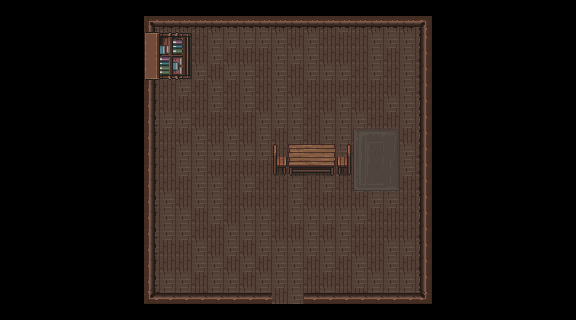

This game map was drawn from its Tiled (.tmx) file and the tilesets committed beside it. A one-line description and the full map source follow:
An orthogonal 36x20 tile map with 16x16 px tiles, 4 tile layers (Background, Terrain, PropsBack, PropsFront), 3 tilesets and 2 objects (Player, Door).

<map version="1.10" tiledversion="1.11.0" orientation="orthogonal" renderorder="right-down" width="36" height="20" tilewidth="16" tileheight="16" infinite="0" nextlayerid="16" nextobjectid="43">
 <editorsettings>
  <export target="house1.json" format="tiled_melon" />
 </editorsettings>
 <properties>
  <property name="music" value="forgotten_halls" />
 </properties>
 <tileset firstgid="1" source="props.tsx" />
 <tileset firstgid="5" source="../player.tsx" />
 <tileset firstgid="7" source="tileset-1.tsx" />
 <layer id="2" name="Background" width="36" height="20">
  <data encoding="csv">
0,0,0,0,0,0,0,0,0,0,0,0,0,0,0,0,0,0,0,0,0,0,0,0,0,0,0,0,0,0,0,0,0,0,0,0,
0,0,0,0,0,0,0,0,0,12,27,27,27,27,12,12,12,27,13,13,27,28,27,13,12,27,12,0,0,0,0,0,0,0,0,0,
0,0,0,0,0,0,0,0,0,13,13,12,13,28,28,12,28,28,13,28,13,27,27,28,28,28,12,0,0,0,0,0,0,0,0,0,
0,0,0,0,0,0,0,0,0,28,28,13,27,12,27,27,13,12,12,12,13,27,27,28,27,12,27,0,0,0,0,0,0,0,0,0,
0,0,0,0,0,0,0,0,0,12,28,13,28,27,12,12,27,12,13,28,12,28,27,28,13,28,13,0,0,0,0,0,0,0,0,0,
0,0,0,0,0,0,0,0,0,27,13,28,13,12,27,28,27,12,13,13,27,27,27,27,13,12,27,0,0,0,0,0,0,0,0,0,
0,0,0,0,0,0,0,0,0,27,27,27,13,28,27,12,13,28,12,13,27,28,27,27,28,28,12,0,0,0,0,0,0,0,0,0,
0,0,0,0,0,0,0,0,0,12,12,12,13,13,27,27,12,12,28,27,28,28,28,27,13,12,28,0,0,0,0,0,0,0,0,0,
0,0,0,0,0,0,0,0,0,13,13,13,28,13,12,27,28,13,12,27,12,28,27,13,12,13,28,0,0,0,0,0,0,0,0,0,
0,0,0,0,0,0,0,0,0,13,27,12,12,28,12,28,28,27,28,13,28,12,28,28,12,28,27,0,0,0,0,0,0,0,0,0,
0,0,0,0,0,0,0,0,0,13,27,28,28,27,13,27,27,12,13,28,27,27,12,12,28,12,27,0,0,0,0,0,0,0,0,0,
0,0,0,0,0,0,0,0,0,13,13,27,12,12,27,12,13,27,28,27,12,13,28,28,12,13,27,0,0,0,0,0,0,0,0,0,
0,0,0,0,0,0,0,0,0,12,28,27,28,12,13,13,13,27,12,13,27,27,27,28,12,13,12,0,0,0,0,0,0,0,0,0,
0,0,0,0,0,0,0,0,0,13,28,28,13,12,27,12,28,27,28,12,12,28,28,27,27,27,12,0,0,0,0,0,0,0,0,0,
0,0,0,0,0,0,0,0,0,12,12,28,27,13,28,12,12,27,13,12,27,12,13,27,13,27,13,0,0,0,0,0,0,0,0,0,
0,0,0,0,0,0,0,0,0,12,13,27,28,27,28,27,28,28,28,28,28,28,27,27,28,12,12,0,0,0,0,0,0,0,0,0,
0,0,0,0,0,0,0,0,0,13,27,13,28,12,27,28,13,12,28,13,28,13,12,13,12,13,13,0,0,0,0,0,0,0,0,0,
0,0,0,0,0,0,0,0,0,28,28,28,27,12,28,13,28,12,12,13,27,13,28,28,28,12,12,0,0,0,0,0,0,0,0,0,
0,0,0,0,0,0,0,0,0,27,28,12,27,28,12,12,28,27,28,27,12,13,27,12,28,12,12,0,0,0,0,0,0,0,0,0,
0,0,0,0,0,0,0,0,0,0,0,0,0,0,0,0,0,0,0,0,0,0,0,0,0,0,0,0,0,0,0,0,0,0,0,0
</data>
 </layer>
 <layer id="1" name="Terrain" width="36" height="20">
  <data encoding="csv">
0,0,0,0,0,0,0,0,0,0,0,0,0,0,0,0,0,0,0,0,0,0,0,0,0,0,0,0,0,0,0,0,0,0,0,0,
0,0,0,0,0,0,0,0,0,7,8,8,8,8,8,8,8,8,8,8,8,8,8,8,8,8,9,0,0,0,0,0,0,0,0,0,
0,0,0,0,0,0,0,0,0,22,0,0,0,0,0,0,0,0,0,0,0,0,0,0,0,0,24,0,0,0,0,0,0,0,0,0,
0,0,0,0,0,0,0,0,0,22,0,0,0,0,0,0,0,0,0,0,0,0,0,0,0,0,24,0,0,0,0,0,0,0,0,0,
0,0,0,0,0,0,0,0,0,22,0,0,0,0,0,0,0,0,0,0,0,0,0,0,0,0,24,0,0,0,0,0,0,0,0,0,
0,0,0,0,0,0,0,0,0,22,0,0,0,0,0,0,0,0,0,0,0,0,0,0,0,0,24,0,0,0,0,0,0,0,0,0,
0,0,0,0,0,0,0,0,0,22,0,0,0,0,0,0,0,0,0,0,0,0,0,0,0,0,24,0,0,0,0,0,0,0,0,0,
0,0,0,0,0,0,0,0,0,22,0,0,0,0,0,0,0,0,0,0,0,0,0,0,0,0,24,0,0,0,0,0,0,0,0,0,
0,0,0,0,0,0,0,0,0,22,0,0,0,0,0,0,0,0,0,0,0,0,0,0,0,0,24,0,0,0,0,0,0,0,0,0,
0,0,0,0,0,0,0,0,0,22,0,0,0,0,0,0,0,0,0,0,0,0,0,0,0,0,24,0,0,0,0,0,0,0,0,0,
0,0,0,0,0,0,0,0,0,22,0,0,0,0,0,0,0,0,0,0,0,0,0,0,0,0,24,0,0,0,0,0,0,0,0,0,
0,0,0,0,0,0,0,0,0,22,0,0,0,0,0,0,0,0,0,0,0,0,0,0,0,0,24,0,0,0,0,0,0,0,0,0,
0,0,0,0,0,0,0,0,0,22,0,0,0,0,0,0,0,0,0,0,0,0,0,0,0,0,24,0,0,0,0,0,0,0,0,0,
0,0,0,0,0,0,0,0,0,22,0,0,0,0,0,0,0,0,0,0,0,0,0,0,0,0,24,0,0,0,0,0,0,0,0,0,
0,0,0,0,0,0,0,0,0,22,0,0,0,0,0,0,0,0,0,0,0,0,0,0,0,0,24,0,0,0,0,0,0,0,0,0,
0,0,0,0,0,0,0,0,0,22,0,0,0,0,0,0,0,0,0,0,0,0,0,0,0,0,24,0,0,0,0,0,0,0,0,0,
0,0,0,0,0,0,0,0,0,22,0,0,0,0,0,0,0,0,0,0,0,0,0,0,0,0,24,0,0,0,0,0,0,0,0,0,
0,0,0,0,0,0,0,0,0,22,0,0,0,0,0,0,0,0,0,0,0,0,0,0,0,0,24,0,0,0,0,0,0,0,0,0,
0,0,0,0,0,0,0,0,0,37,38,38,38,38,38,38,38,0,0,38,38,38,38,38,38,38,39,0,0,0,0,0,0,0,0,0,
0,0,0,0,0,0,0,0,0,0,0,0,0,0,0,0,0,0,0,0,0,0,0,0,0,0,0,0,0,0,0,0,0,0,0,0
</data>
 </layer>
 <layer id="7" name="PropsBack" width="36" height="20">
  <data encoding="csv">
0,0,0,0,0,0,0,0,0,0,0,0,0,0,0,0,0,0,0,0,0,0,0,0,0,0,0,0,0,0,0,0,0,0,0,0,
0,0,0,0,0,0,0,0,0,0,0,0,0,0,0,0,0,0,0,0,0,0,0,0,0,0,0,0,0,0,0,0,0,0,0,0,
0,0,0,0,0,0,0,0,0,1610612797,1610612812,1610612827,0,0,0,0,0,0,0,0,0,0,0,0,0,0,0,0,0,0,0,0,0,0,0,0,
0,0,0,0,0,0,0,0,0,1610612796,1610612811,1610612826,0,0,0,0,0,0,0,0,0,0,0,0,0,0,0,0,0,0,0,0,0,0,0,0,
0,0,0,0,0,0,0,0,0,1610612795,1610612810,1610612825,0,0,0,0,0,0,0,0,0,0,0,0,0,0,0,0,0,0,0,0,0,0,0,0,
0,0,0,0,0,0,0,0,0,0,0,0,0,0,0,0,0,0,0,0,0,0,0,0,0,0,0,0,0,0,0,0,0,0,0,0,
0,0,0,0,0,0,0,0,0,0,0,0,0,0,0,0,0,0,0,0,0,0,0,0,0,0,0,0,0,0,0,0,0,0,0,0,
0,0,0,0,0,0,0,0,0,0,0,0,0,0,0,0,0,0,0,0,0,0,0,0,0,0,0,0,0,0,0,0,0,0,0,0,
0,0,0,0,0,0,0,0,0,0,0,0,0,0,0,0,0,0,0,0,0,0,2684354604,2684354589,2684354574,0,0,0,0,0,0,0,0,0,0,0,
0,0,0,0,0,0,0,0,0,0,0,0,0,0,0,0,0,77,19,20,21,2147483725,2684354605,2684354590,2684354575,0,0,0,0,0,0,0,0,0,0,0,
0,0,0,0,0,0,0,0,0,0,0,0,0,0,0,0,0,92,34,35,36,2147483740,2684354606,2684354591,2684354576,0,0,0,0,0,0,0,0,0,0,0,
0,0,0,0,0,0,0,0,0,0,0,0,0,0,0,0,0,0,0,0,0,0,2684354607,2684354592,2684354577,0,0,0,0,0,0,0,0,0,0,0,
0,0,0,0,0,0,0,0,0,0,0,0,0,0,0,0,0,0,0,0,0,0,0,0,0,0,0,0,0,0,0,0,0,0,0,0,
0,0,0,0,0,0,0,0,0,0,0,0,0,0,0,0,0,0,0,0,0,0,0,0,0,0,0,0,0,0,0,0,0,0,0,0,
0,0,0,0,0,0,0,0,0,0,0,0,0,0,0,0,0,0,0,0,0,0,0,0,0,0,0,0,0,0,0,0,0,0,0,0,
0,0,0,0,0,0,0,0,0,0,0,0,0,0,0,0,0,0,0,0,0,0,0,0,0,0,0,0,0,0,0,0,0,0,0,0,
0,0,0,0,0,0,0,0,0,0,0,0,0,0,0,0,0,0,0,0,0,0,0,0,0,0,0,0,0,0,0,0,0,0,0,0,
0,0,0,0,0,0,0,0,0,0,0,0,0,0,0,0,0,0,0,0,0,0,0,0,0,0,0,0,0,0,0,0,0,0,0,0,
0,0,0,0,0,0,0,0,0,0,0,0,0,0,0,0,0,0,0,0,0,0,0,0,0,0,0,0,0,0,0,0,0,0,0,0,
0,0,0,0,0,0,0,0,0,0,0,0,0,0,0,0,0,0,0,0,0,0,0,0,0,0,0,0,0,0,0,0,0,0,0,0
</data>
 </layer>
 <objectgroup draworder="index" id="13" name="Objects">
  <properties>
   <property name="sortOn" value="y" />
  </properties>
  <object id="23" name="player" type="Player" gid="5" x="279.695" y="252.862" width="16" height="32" />
  <object id="42" type="Door" gid="4" x="272" y="280" width="32" height="24">
   <properties>
    <property name="dest" value="OVERWORLD" />
    <property name="destPos" value="json:{&quot;x&quot;:775,&quot;y&quot;:334}" />
   </properties>
  </object>
 </objectgroup>
 <layer id="14" name="PropsFront" width="36" height="20">
  <data encoding="csv">
0,0,0,0,0,0,0,0,0,0,0,0,0,0,0,0,0,0,0,0,0,0,0,0,0,0,0,0,0,0,0,0,0,0,0,0,
0,0,0,0,0,0,0,0,0,0,0,0,0,0,0,0,0,0,0,0,0,0,0,0,0,0,0,0,0,0,0,0,0,0,0,0,
0,0,0,0,0,0,0,0,0,0,0,0,0,0,0,0,0,0,0,0,0,0,0,0,0,0,0,0,0,0,0,0,0,0,0,0,
0,0,0,0,0,0,0,0,0,0,0,0,0,0,0,0,0,0,0,0,0,0,0,0,0,0,0,0,0,0,0,0,0,0,0,0,
0,0,0,0,0,0,0,0,0,0,0,0,0,0,0,0,0,0,0,0,0,0,0,0,0,0,0,0,0,0,0,0,0,0,0,0,
0,0,0,0,0,0,0,0,0,0,0,0,0,0,0,0,0,0,0,0,0,0,0,0,0,0,0,0,0,0,0,0,0,0,0,0,
0,0,0,0,0,0,0,0,0,0,0,0,0,0,0,0,0,0,0,0,0,0,0,0,0,0,0,0,0,0,0,0,0,0,0,0,
0,0,0,0,0,0,0,0,0,0,0,0,0,0,0,0,0,0,0,0,0,0,0,0,0,0,0,0,0,0,0,0,0,0,0,0,
0,0,0,0,0,0,0,0,0,0,0,0,0,0,0,0,0,0,0,0,0,0,0,0,0,0,0,0,0,0,0,0,0,0,0,0,
0,0,0,0,0,0,0,0,0,0,0,0,0,0,0,0,0,0,0,0,0,0,0,0,0,0,0,0,0,0,0,0,0,0,0,0,
0,0,0,0,0,0,0,0,0,0,0,0,0,0,0,0,0,0,0,0,0,0,0,0,0,0,0,0,0,0,0,0,0,0,0,0,
0,0,0,0,0,0,0,0,0,0,0,0,0,0,0,0,0,0,0,0,0,0,0,0,0,0,0,0,0,0,0,0,0,0,0,0,
0,0,0,0,0,0,0,0,0,0,0,0,0,0,0,0,0,0,0,0,0,0,0,0,0,0,0,0,0,0,0,0,0,0,0,0,
0,0,0,0,0,0,0,0,0,0,0,0,0,0,0,0,0,0,0,0,0,0,0,0,0,0,0,0,0,0,0,0,0,0,0,0,
0,0,0,0,0,0,0,0,0,0,0,0,0,0,0,0,0,0,0,0,0,0,0,0,0,0,0,0,0,0,0,0,0,0,0,0,
0,0,0,0,0,0,0,0,0,0,0,0,0,0,0,0,0,0,0,0,0,0,0,0,0,0,0,0,0,0,0,0,0,0,0,0,
0,0,0,0,0,0,0,0,0,0,0,0,0,0,0,0,0,0,0,0,0,0,0,0,0,0,0,0,0,0,0,0,0,0,0,0,
0,0,0,0,0,0,0,0,0,0,0,0,0,0,0,0,0,0,0,0,0,0,0,0,0,0,0,0,0,0,0,0,0,0,0,0,
0,0,0,0,0,0,0,0,0,0,0,0,0,0,0,0,0,0,0,0,0,0,0,0,0,0,0,0,0,0,0,0,0,0,0,0,
0,0,0,0,0,0,0,0,0,0,0,0,0,0,0,0,0,0,0,0,0,0,0,0,0,0,0,0,0,0,0,0,0,0,0,0
</data>
 </layer>
 <objectgroup id="6" name="Collision" />
</map>